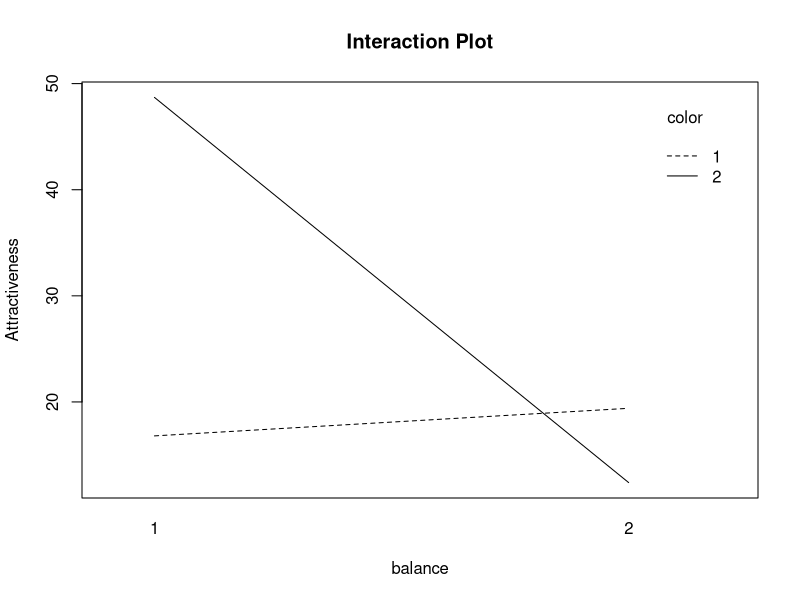
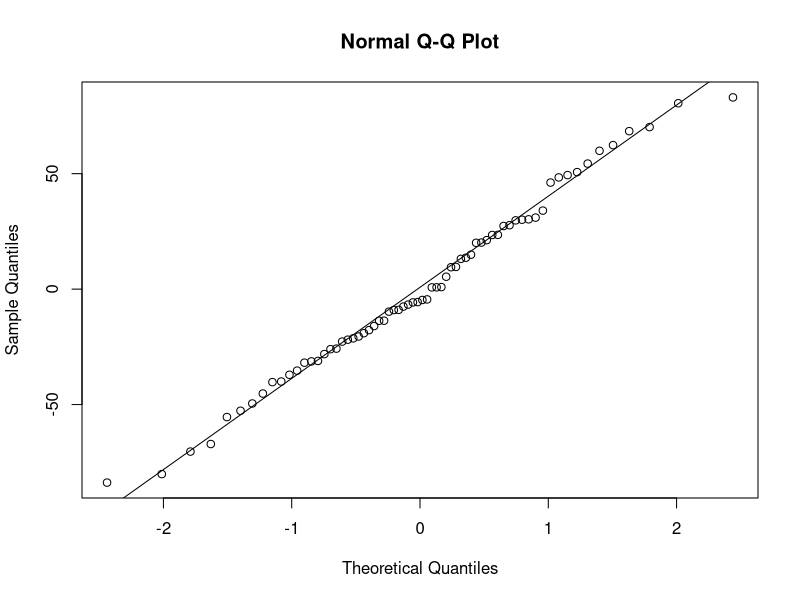
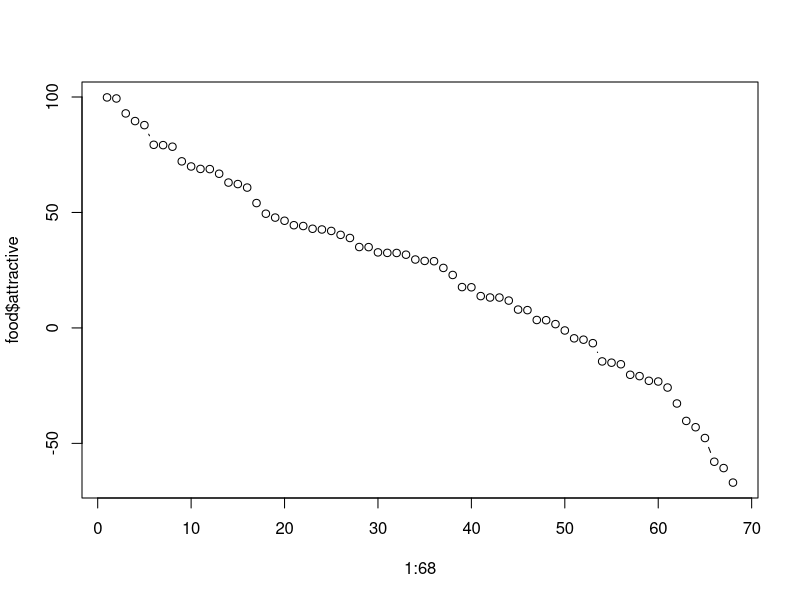

R code for these plots, in order:
food <- read.table(text = "balance,color,attractive
1,1,99.83
1,2,99.37
2,2,92.9
2,1,89.58
2,1,87.82
2,1,79.31
1,1,79.16
1,2,78.48
1,2,72.14
1,2,69.92
1,2,68.86
2,1,68.78
2,2,66.77
1,1,62.95
1,2,62.3
2,2,60.78
1,2,54.07
2,1,49.46
1,1,47.78
2,2,46.41
1,1,44.48
1,1,44.13
1,2,42.94
2,2,42.63
1,2,42
1,1,40.3
1,2,38.95
1,2,35.03
1,2,34.99
1,2,32.71
2,1,32.5
2,2,32.46
1,1,31.71
1,2,29.62
2,1,29.02
2,1,28.89
1,2,25.98
1,2,22.93
1,1,17.68
1,2,17.6
2,1,13.78
2,2,13.17
2,2,13.15
2,1,11.84
2,2,7.94
2,2,7.7
2,2,3.43
2,2,3.34
2,1,1.64
2,1,-1.11
1,1,-4.51
1,1,-5.1
2,1,-6.61
1,1,-14.51
1,1,-15.06
2,2,-15.74
1,1,-20.3
2,1,-20.88
2,2,-22.9
1,1,-23.21
2,1,-25.82
1,1,-32.73
2,2,-40.28
2,2,-43.01
2,1,-47.69
2,2,-57.96
2,1,-60.7
1,1,-66.99", header = TRUE, sep=",")

str(food)
head(food)
tail(food)

food$balance <- as.factor(food$balance)
food$color <- as.factor(food$color)

foodMod <- aov(attractive~balance+color+balance:color, data = food)
anova(foodMod)

with(food, interaction.plot(response = attractive, 
                                x.factor = balance, 
                                trace.factor = color, 
                                ylab="Attractiveness", 
                                xlab = "balance", 
                                trace.lab = "color", 
                                main="Interaction Plot"))

TukeyHSD(foodMod, which="balance:color")

food$resids <- resid(foodMod)

qqnorm(food$resids)
qqline(food$resids)

plot(1:68, food$attractive, type="b")
